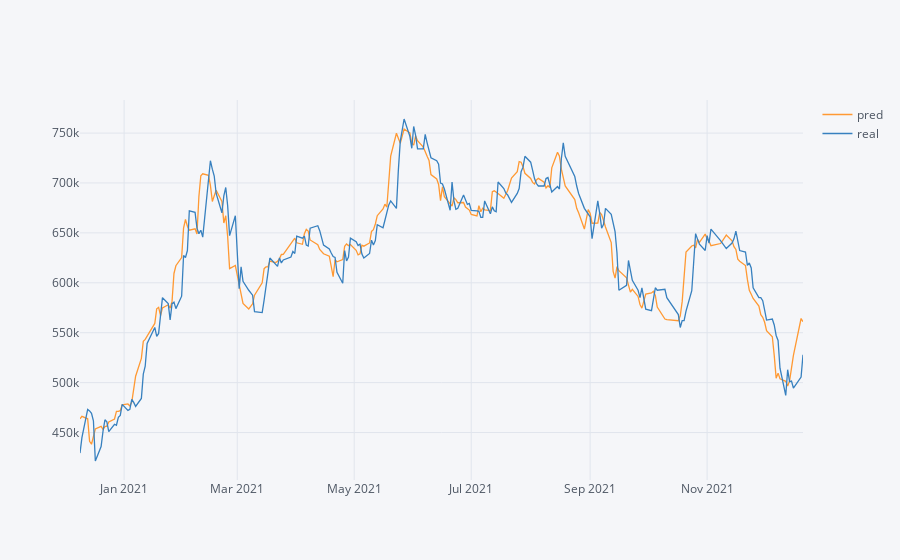

Source (notebook cell):
### Markdown cell above
# Test Trand

### Code cell
test=pd.DataFrame()
test["pred"]=ss.inverse_transform(predictions.flatten())
test["real"]=ss.inverse_transform(Y_test_ss)
test["date"]=X_test.index[:-5]
test.iplot(kind="line", x="date")

### Figure 1 — Plotly figure (JSON) as saved in the notebook; plotly's stock layout.template omitted (floating-point values rounded to 4 significant figures; data arrays with more than 128 entries replaced by an {"elided": "..."} marker saying what was removed)
{"data": [{"line": {"color": "rgba(255, 153, 51, 1.0)", "dash": "solid", "shape": "linear", "width": 1.3}, "mode": "lines", "name": "pred", "text": "", "type": "scatter", "x": {"elided": "250 str values"}, "y": {"elided": "250 float values"}}, {"line": {"color": "rgba(55, 128, 191, 1.0)", "dash": "solid", "shape": "linear", "width": 1.3}, "mode": "lines", "name": "real", "text": "", "type": "scatter", "x": {"elided": "250 str values"}, "y": {"elided": "250 float values"}}], "layout": {"legend": {"bgcolor": "#F5F6F9", "font": {"color": "#4D5663"}}, "paper_bgcolor": "#F5F6F9", "plot_bgcolor": "#F5F6F9", "title": {"font": {"color": "#4D5663"}}, "xaxis": {"gridcolor": "#E1E5ED", "showgrid": true, "tickfont": {"color": "#4D5663"}, "title": {"font": {"color": "#4D5663"}, "text": ""}, "zerolinecolor": "#E1E5ED"}, "yaxis": {"gridcolor": "#E1E5ED", "showgrid": true, "tickfont": {"color": "#4D5663"}, "title": {"font": {"color": "#4D5663"}, "text": ""}, "zerolinecolor": "#E1E5ED"}}}
